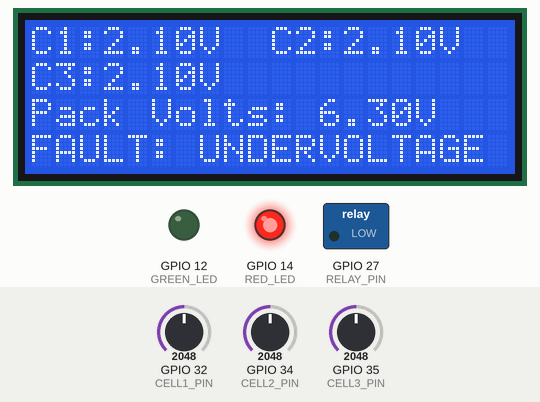
This sketch was run on a simulated ESP32. Shown: 20×4 character LCD, switched loads named in the sketch (green lamp = pin HIGH), output pins drawn as LEDs (lit = HIGH). The inputs (shaded band) are chosen by the test bench; at power-on: GPIO 32 (CELL1_PIN) = 2048, GPIO 34 (CELL2_PIN) = 2048, GPIO 35 (CELL3_PIN) = 2048.

Above: at 1.2 s.
1.3 s: GPIO 32 (CELL1_PIN) set to 2866
At 3.0 s:
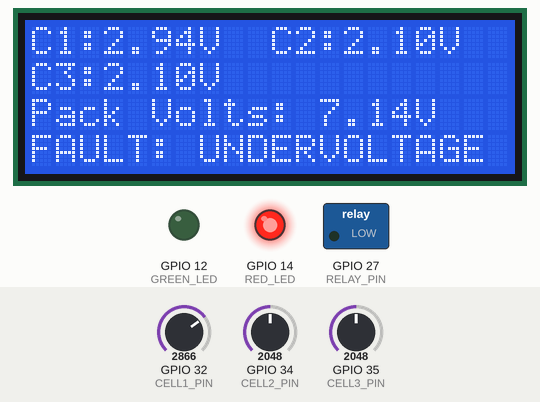
3.7 s: GPIO 34 (CELL2_PIN) set to 2866
At 5.3 s:
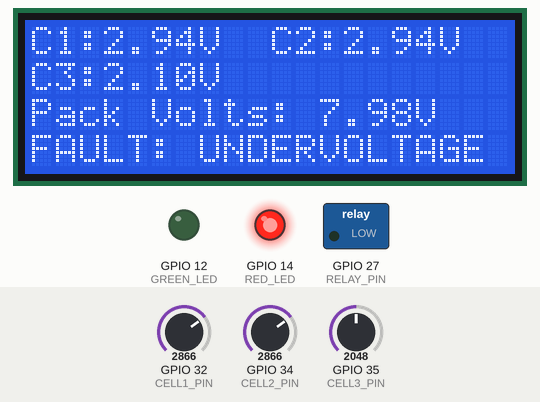
5.8 s: GPIO 35 (CELL3_PIN) set to 2669
At 7.6 s:
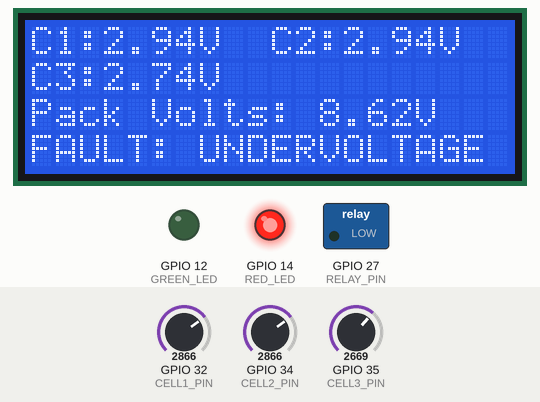
7.9 s: GPIO 35 (CELL3_PIN) set to 2757
At 9.8 s:
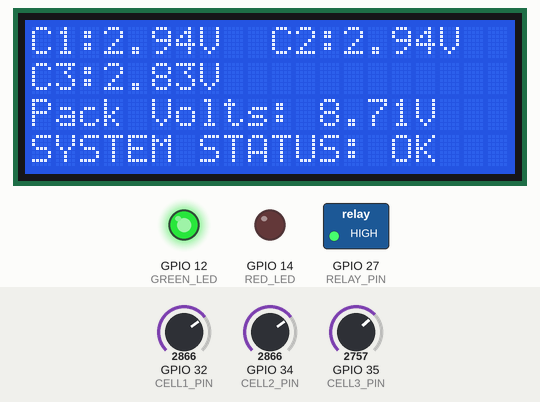
10.1 s: GPIO 32 (CELL1_PIN) set to 3603
At 11.1 s:
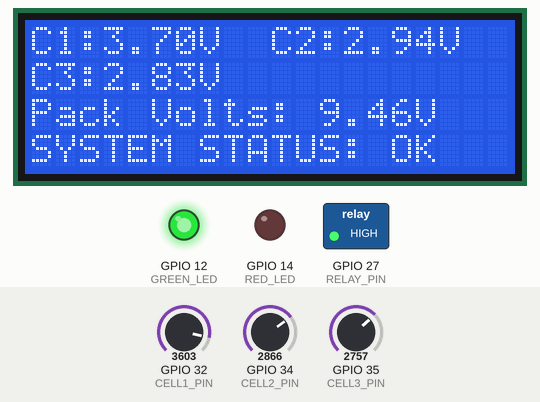
12.2 s: GPIO 34 (CELL2_PIN) set to 3603
At 13.4 s:
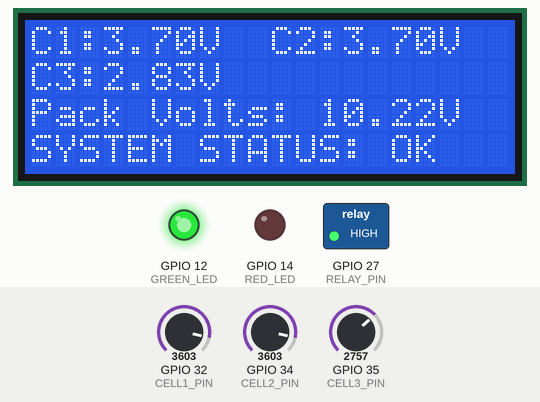
Timing chart, 0 to 15.2 s (numbered marks = the images above; inputs shaded):
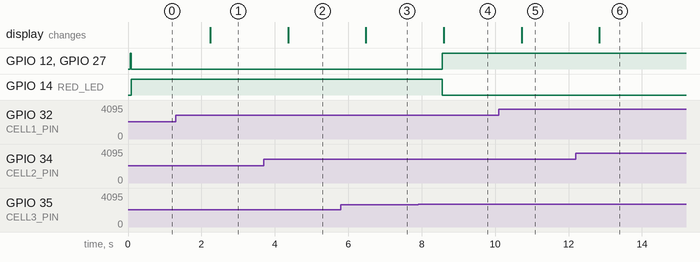

Measured:
- the behaviour switches between 2729 and 2730 on GPIO 35 (CELL3_PIN) (found by bisection; images 3 and 4)
- after the input at 1.3 s, the display: changes after 0.94 s (image 1)
- after the input at 3.7 s, the display: changes after 0.66 s (image 2)
- after the input at 5.8 s, the display: changes after 0.68 s (image 3)
- after the input at 7.9 s, GPIO 12 (GREEN_LED), GPIO 27 (RELAY_PIN): LOW → HIGH after 0.66 s; GPIO 14 (RED_LED): HIGH → LOW after 0.66 s; the display: changes after 0.70 s (image 4)
- after the input at 10.1 s, the display: changes after 0.62 s (image 5)
- after the input at 12.2 s, the display: changes after 0.64 s (image 6)

The sketch:

sketch.ino
```cpp
#include <Wire.h>
#include <LiquidCrystal_I2C.h>

// Pin Definitions
#define CELL1_PIN 32
#define CELL2_PIN 34
#define CELL3_PIN 35
#define RED_LED 14
#define GREEN_LED 12
#define RELAY_PIN 27

// BMS Thresholds (Simulated Li-ion values scaled to 0-3.3V ADC)
const float UNDER_VOLTAGE = 2.8; // Dangerously low cell voltage
const float OVER_VOLTAGE = 4.2;  // Overcharged cell voltage

LiquidCrystal_I2C lcd(0x27, 20, 4);

void setup() {
  Serial.begin(115200);

  pinMode(RED_LED, OUTPUT);
  pinMode(GREEN_LED, OUTPUT);
  pinMode(RELAY_PIN, OUTPUT);

  lcd.init();
  lcd.backlight();

  // Default State: Battery connected
  digitalWrite(RELAY_PIN, HIGH);
  digitalWrite(GREEN_LED, HIGH);
  digitalWrite(RED_LED, LOW);
}

void loop() {
  // Read raw ADC values (0 to 4095)
  int raw1 = analogRead(CELL1_PIN);
  int raw2 = analogRead(CELL2_PIN);
  int raw3 = analogRead(CELL3_PIN);

  // Convert ADC to simulated cell voltage (scaled up to represent a 4.2V max cell)
  float v1 = (raw1 / 4095.0) * 4.2;
  float v2 = (raw2 / 4095.0) * 4.2;
  float v3 = (raw3 / 4095.0) * 4.2;
  float total_voltage = v1 + v2 + v3;

  // Check for faults
  bool fault = false;
  if (v1 > OVER_VOLTAGE || v2 > OVER_VOLTAGE || v3 > OVER_VOLTAGE) {
    lcd.setCursor(0, 3);
    lcd.print("FAULT: OVERVOLTAGE ");
    fault = true;
  } else if (v1 < UNDER_VOLTAGE || v2 < UNDER_VOLTAGE || v3 < UNDER_VOLTAGE) {
    lcd.setCursor(0, 3);
    lcd.print("FAULT: UNDERVOLTAGE");
    fault = true;
  } else {
    lcd.setCursor(0, 3);
    lcd.print("SYSTEM STATUS: OK  ");
  }

  // Safety Action
  if (fault) {
    digitalWrite(RELAY_PIN, LOW); // Cut off the battery pack
    digitalWrite(RED_LED, HIGH);   // Turn on alert light
    digitalWrite(GREEN_LED, LOW);
  } else {
    digitalWrite(RELAY_PIN, HIGH); // Keep battery connected
    digitalWrite(RED_LED, LOW);
    digitalWrite(GREEN_LED, HIGH);
  }

  // Display data on LCD
  lcd.setCursor(0, 0);
  lcd.print("C1:" + String(v1, 2) + "V  C2:" + String(v2, 2) + "V");
  lcd.setCursor(0, 1);
  lcd.print("C3:" + String(v3, 2) + "V");
  lcd.setCursor(0, 2);
  lcd.print("Pack Volts: " + String(total_voltage, 2) + "V");

  delay(1000); // Check status every second
}
```
